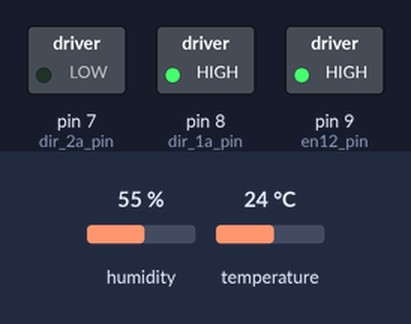
A sketch run on a simulated Arduino Uno, built with avr-gcc and run on an emulated ATmega328P. Parts: switched loads named in the sketch (green lamp = pin HIGH). The inputs (shaded band) are chosen by the test bench; at power-on: humidity 55 %, temperature 24 °C. What the sketch prints to the serial monitor is not drawn.

Above: at 0.5 s.
At 2.0 s:
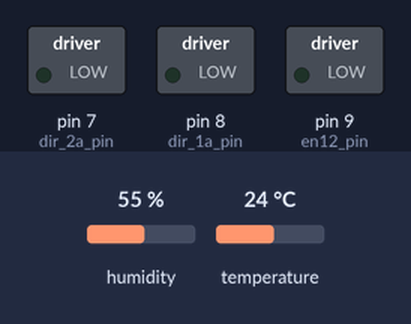
Timing chart, 0 to 3.5 s (numbered marks = the images above):
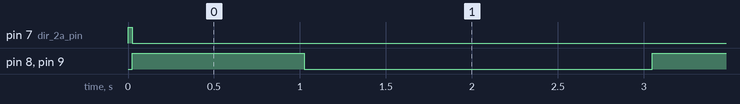

The sketch:

nhietdo_doam.ino
```cpp
/*
 * Module L293D:
 *                                             ┏━━━━━━━━━╰╯━━━━━━━━━┑
 * to PWM pin (9)  <-- Enable 1,2            1 ┃                    ┃   9                 Vcc 1 --> to pin 5V
 * to GPIO pin (8) <-- Input 1               2 ┃                    ┃  10               Input 4
 * to motor        <-- Output 1              3 ┃                    ┃  11              Output 4
 * to GND          <-- HEAT SINK AND GND     4 ┃                    ┃  12     HEAT SINK AND GND
 *                     HEAT SINK AND GND     5 ┃                    ┃  13     HEAT SINK AND GND
 * to motor        <-- Output 2              6 ┃                    ┃  14              Output 3
 * to GPIO pin (7) <-- Input 2               7 ┃                    ┃  15               Input 3
 * to pin 5V       <-- Vcc 2                 8 ┃                    ┃  16            Enable 3,4
 *                                             ┗━━━━━━━━━━━━━━━━━━━━┙
 */
// Nhiet do do am
#include "DHT.h" // Sử dụng thư viên DHT
#define DHT11Pin 4 // Chọn chân kết nối với DHT11 là chân số 4
#define DHTType DHT11 // Chọn loại cảm biến DHT11

DHT HT(DHT11Pin, DHTType);


float tmprVal; // Biến để lưu giá trị độ ẩm
float tempC; // Biến để lưu giá trị nhiệt độ theo độ C
float tempF; // Biến để lưu giá trị nhiệt độ theo độ F

const int en12_pin = 9;
const int dir_1a_pin = 8;
const int dir_2a_pin = 7;
int val;

void dc_motor_thuan(int output_1 = HIGH, int output_2 = LOW, int speed = 255, int delay_ms = 1000);
void dc_motor_nghich(int output_1 = LOW, int output_2 = HIGH, int speed = 255, int delay_ms = 1000);

int pos;
void setup() {
  Serial.begin(9600);
  pinMode(en12_pin, OUTPUT);
  pinMode(dir_1a_pin, OUTPUT);
  pinMode(dir_2a_pin, OUTPUT);


  digitalWrite(dir_1a_pin, LOW);
  digitalWrite(dir_2a_pin, HIGH);

  HT.begin();
}

void loop() {

  tmprVal= HT.readHumidity();
  tempC = HT.readTemperature();
  tempF = HT.readTemperature(true);
  Serial.print(" doam:");
  Serial.print(tmprVal, 1);
  Serial.print("%, ");
  Serial.print("nhiet do :");
  Serial.print(tempC, 1);
  Serial.print("°C ~ ");
  Serial.print(tempF, 1);
  Serial.print("°F,\n");

  if(tmprVal > 85 && tempC > 25){
    dc_motor_thuan(LOW, HIGH);
    //brake
    dc_motor_thuan(LOW, LOW, 0);
  }
  else{
    dc_motor_nghich(LOW, HIGH);
    //brake
    dc_motor_nghich(LOW, LOW, 0);
  }
  delay(1000);
}


void dc_motor_thuan(int output_1, int output_2, int speed, int delay_ms) {
  digitalWrite(dir_1a_pin, output_1);
  digitalWrite(dir_2a_pin, output_2);
  analogWrite(en12_pin, speed);
  delay(delay_ms);
}

void dc_motor_nghich(int output_1, int output_2, int speed, int delay_ms) {
  digitalWrite(dir_1a_pin, output_2); // Đảo ngược giá trị của output_1 và output_2
  digitalWrite(dir_2a_pin, output_1);
  analogWrite(en12_pin, speed);
  delay(delay_ms);
}

void dc_motor_cham(){
  analogWrite(en12_pin, 255);
  delay(200);
  analogWrite(en12_pin, 150);
  delay(200);
  analogWrite(en12_pin, 70);
  delay(200);
  analogWrite(en12_pin, 0);
  delay(200);
}

void dc_motor_nhanh(){
  analogWrite(en12_pin, 0);
  delay(200);
  analogWrite(en12_pin, 70);
  delay(200);
  analogWrite(en12_pin, 150);
  delay(200);
  analogWrite(en12_pin, 255);
  delay(200);
}
```

Measured:
- by itself, pin 7 (dir_2a_pin): HIGH → LOW at 0.02 s
- by itself, pin 8 (dir_1a_pin), pin 9 (en12_pin): alternates HIGH for 1.0 s and LOW for 2.0 s
